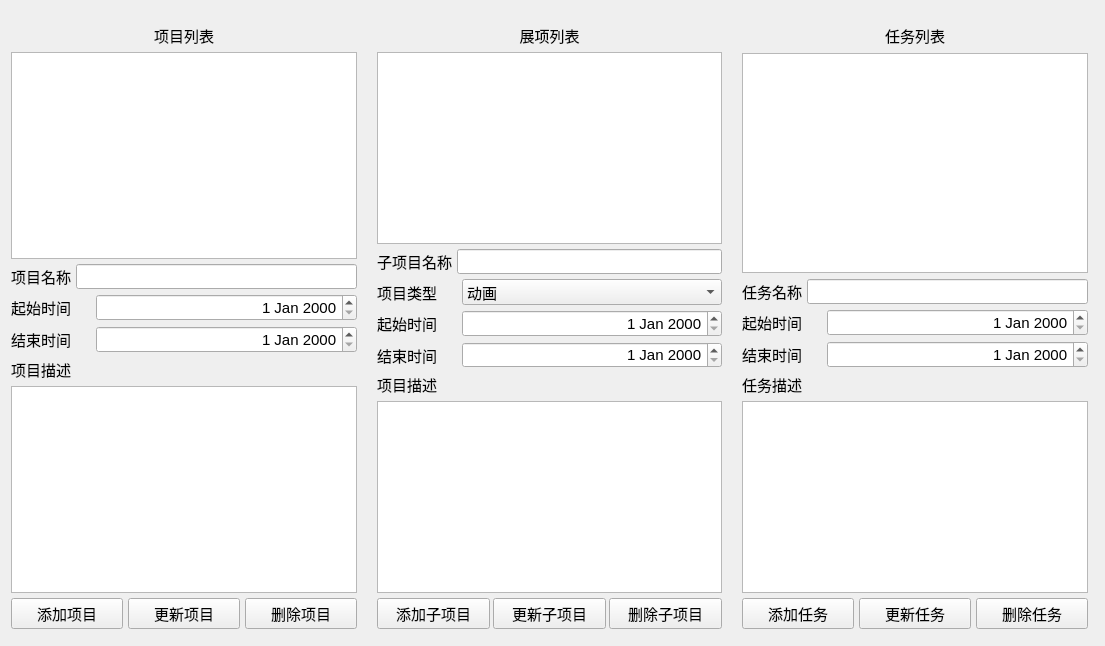
    <widget class="QWidget" name="tab1">
     <attribute name="title">
      <string>项目管理</string>
     </attribute>
     <widget class="QFrame" name="frame_2">
      <property name="geometry">
       <rect>
        <x>7</x>
        <y>12</y>
        <width>1089</width>
        <height>625</height>
       </rect>
      </property>
      <property name="font">
       <font>
        <pointsize>11</pointsize>
       </font>
      </property>
      <property name="frameShape">
       <enum>QFrame::NoFrame</enum>
      </property>
      <property name="frameShadow">
       <enum>QFrame::Sunken</enum>
      </property>
      <widget class="QWidget" name="layoutWidget">
       <property name="geometry">
        <rect>
         <x>4</x>
         <y>12</y>
         <width>1077</width>
         <height>605</height>
        </rect>
       </property>
       <layout class="QHBoxLayout" name="horizontalLayout_28">
        <property name="spacing">
         <number>20</number>
        </property>
        <item>
         <layout class="QVBoxLayout" name="verticalLayout">
          <property name="spacing">
           <number>5</number>
          </property>
          <item>
           <widget class="QLabel" name="label_3">
            <property name="font">
             <font>
              <pointsize>11</pointsize>
             </font>
            </property>
            <property name="text">
             <string>项目列表</string>
            </property>
            <property name="alignment">
             <set>Qt::AlignCenter</set>
            </property>
           </widget>
          </item>
          <item>
           <widget class="QListWidget" name="project_list">
            <property name="autoFillBackground">
             <bool>false</bool>
            </property>
            <property name="frameShape">
             <enum>QFrame::StyledPanel</enum>
            </property>
           </widget>
          </item>
          <item>
           <layout class="QHBoxLayout" name="horizontalLayout_2">
            <item>
             <widget class="QLabel" name="label_21">
              <property name="maximumSize">
               <size>
                <width>80</width>
                <height>16777215</height>
               </size>
              </property>
              <property name="font">
               <font>
                <pointsize>11</pointsize>
               </font>
              </property>
              <property name="text">
               <string>项目名称</string>
              </property>
             </widget>
            </item>
            <item>
             <widget class="QLineEdit" name="project_name">
              <property name="minimumSize">
               <size>
                <width>0</width>
                <height>25</height>
               </size>
              </property>
              <property name="maximumSize">
               <size>
                <width>16777215</width>
                <height>25</height>
               </size>
              </property>
              <property name="font">
               <font>
                <pointsize>10</pointsize>
               </font>
              </property>
             </widget>
            </item>
           </layout>
          </item>
          <item>
           <layout class="QHBoxLayout" name="horizontalLayout_20">
            <item>
             <widget class="QLabel" name="label_22">
              <property name="maximumSize">
               <size>
                <width>80</width>
                <height>16777215</height>
               </size>
              </property>
              <property name="font">
               <font>
                <pointsize>11</pointsize>
               </font>
              </property>
              <property name="text">
               <string>起始时间</string>
              </property>
             </widget>
            </item>
            <item>
             <widget class="QDateEdit" name="project_start_date">
              <property name="minimumSize">
               <size>
                <width>0</width>
                <height>25</height>
               </size>
              </property>
              <property name="alignment">
               <set>Qt::AlignRight|Qt::AlignTrailing|Qt::AlignVCenter</set>
              </property>
             </widget>
            </item>
           </layout>
          </item>
          <item>
           <layout class="QHBoxLayout" name="horizontalLayout_21">
            <item>
             <widget class="QLabel" name="label_23">
              <property name="maximumSize">
               <size>
                <width>80</width>
                <height>16777215</height>
               </size>
              </property>
              <property name="text">
               <string>结束时间</string>
              </property>
             </widget>
            </item>
            <item>
             <widget class="QDateEdit" name="project_end_date">
              <property name="minimumSize">
               <size>
                <width>0</width>
                <height>25</height>
               </size>
              </property>
              <property name="layoutDirection">
               <enum>Qt::LeftToRight</enum>
              </property>
              <property name="alignment">
               <set>Qt::AlignRight|Qt::AlignTrailing|Qt::AlignVCenter</set>
              </property>
              <property name="buttonSymbols">
               <enum>QAbstractSpinBox::UpDownArrows</enum>
              </property>
             </widget>
            </item>
           </layout>
          </item>
          <item>
           <widget class="QLabel" name="label_24">
            <property name="text">
             <string>项目描述</string>
            </property>
           </widget>
          </item>
          <item>
           <widget class="QPlainTextEdit" name="project_desc"/>
          </item>
          <item>
           <layout class="QHBoxLayout" name="horizontalLayout_19">
            <item>
             <widget class="QPushButton" name="add_project_btn">
              <property name="sizePolicy">
               <sizepolicy hsizetype="Preferred" vsizetype="Preferred">
                <horstretch>0</horstretch>
                <verstretch>0</verstretch>
               </sizepolicy>
              </property>
              <property name="minimumSize">
               <size>
                <width>0</width>
                <height>20</height>
               </size>
              </property>
              <property name="maximumSize">
               <size>
                <width>1000</width>
                <height>1000</height>
               </size>
              </property>
              <property name="font">
               <font>
                <pointsize>11</pointsize>
               </font>
              </property>
              <property name="text">
               <string>添加项目</string>
              </property>
              <property name="icon">
               <iconset>
                <normaloff>C:/Users/Administrator/.designer/backup/icons/plus2.ico</normaloff>C:/Users/Administrator/.designer/backup/icons/plus2.ico</iconset>
              </property>
              <property name="iconSize">
               <size>
                <width>30</width>
                <height>30</height>
               </size>
              </property>
             </widget>
            </item>
            <item>
             <widget class="QPushButton" name="pushButton_2">
              <property name="text">
               <string>更新项目</string>
              </property>
             </widget>
            </item>
            <item>
             <widget class="QPushButton" name="delete_project_btn">
              <property name="minimumSize">
               <size>
                <width>0</width>
                <height>20</height>
               </size>
              </property>
              <property name="maximumSize">
               <size>
                <width>1000</width>
                <height>1000</height>
               </size>
              </property>
              <property name="font">
               <font>
                <pointsize>11</pointsize>
               </font>
              </property>
              <property name="text">
               <string>删除项目</string>
              </property>
              <property name="icon">
               <iconset>
                <normaloff>C:/Users/Administrator/.designer/backup/icons/minus.ico</normaloff>C:/Users/Administrator/.designer/backup/icons/minus.ico</iconset>
              </property>
              <property name="iconSize">
               <size>
                <width>30</width>
                <height>30</height>
               </size>
              </property>
             </widget>
            </item>
           </layout>
          </item>
         </layout>
        </item>
        <item>
         <layout class="QVBoxLayout" name="verticalLayout_2">
          <property name="spacing">
           <number>5</number>
          </property>
          <item>
           <widget class="QLabel" name="label_4">
            <property name="font">
             <font>
              <pointsize>11</pointsize>
             </font>
            </property>
            <property name="text">
             <string>展项列表</string>
            </property>
            <property name="alignment">
             <set>Qt::AlignCenter</set>
            </property>
           </widget>
          </item>
          <item>
           <widget class="QListWidget" name="subproject_list"/>
          </item>
          <item>
           <layout class="QHBoxLayout" name="horizontalLayout_22">
            <item>
             <widget class="QLabel" name="label_25">
              <property name="font">
               <font>
                <pointsize>11</pointsize>
               </font>
              </property>
              <property name="text">
               <string>子项目名称</string>
              </property>
             </widget>
            </item>
            <item>
             <widget class="QLineEdit" name="subproject_name">
              <property name="minimumSize">
               <size>
                <width>0</width>
                <height>25</height>
               </size>
              </property>
              <property name="font">
               <font>
                <pointsize>10</pointsize>
               </font>
              </property>
             </widget>
            </item>
           </layout>
          </item>
          <item>
           <layout class="QHBoxLayout" name="horizontalLayout_25">
            <item>
             <widget class="QLabel" name="label_29">
              <property name="maximumSize">
               <size>
                <width>80</width>
                <height>16777215</height>
               </size>
              </property>
              <property name="text">
               <string>项目类型</string>
              </property>
             </widget>
            </item>
            <item>
             <widget class="QComboBox" name="subproject_category">
              <property name="minimumSize">
               <size>
                <width>0</width>
                <height>25</height>
               </size>
              </property>
              <property name="layoutDirection">
               <enum>Qt::LeftToRight</enum>
              </property>
              <item>
               <property name="text">
                <string>动画</string>
               </property>
              </item>
              <item>
               <property name="text">
                <string>游戏</string>
               </property>
              </item>
             </widget>
            </item>
           </layout>
          </item>
          <item>
           <layout class="QHBoxLayout" name="horizontalLayout_23">
            <item>
             <widget class="QLabel" name="label_26">
              <property name="maximumSize">
               <size>
                <width>80</width>
                <height>16777215</height>
               </size>
              </property>
              <property name="text">
               <string>起始时间</string>
              </property>
             </widget>
            </item>
            <item>
             <widget class="QDateEdit" name="subproject_start_date">
              <property name="minimumSize">
               <size>
                <width>0</width>
                <height>25</height>
               </size>
              </property>
              <property name="layoutDirection">
               <enum>Qt::LeftToRight</enum>
              </property>
              <property name="alignment">
               <set>Qt::AlignRight|Qt::AlignTrailing|Qt::AlignVCenter</set>
              </property>
              <property name="buttonSymbols">
               <enum>QAbstractSpinBox::UpDownArrows</enum>
              </property>
             </widget>
            </item>
           </layout>
          </item>
          <item>
           <layout class="QHBoxLayout" name="horizontalLayout_24">
            <item>
             <widget class="QLabel" name="label_27">
              <property name="maximumSize">
               <size>
                <width>80</width>
                <height>16777215</height>
               </size>
              </property>
              <property name="text">
               <string>结束时间</string>
              </property>
             </widget>
            </item>
            <item>
             <widget class="QDateEdit" name="subproject_end_date">
              <property name="minimumSize">
               <size>
                <width>0</width>
                <height>25</height>
               </size>
              </property>
              <property name="layoutDirection">
               <enum>Qt::LeftToRight</enum>
              </property>
              <property name="alignment">
               <set>Qt::AlignRight|Qt::AlignTrailing|Qt::AlignVCenter</set>
              </property>
              <property name="buttonSymbols">
               <enum>QAbstractSpinBox::UpDownArrows</enum>
              </property>
             </widget>
            </item>
           </layout>
          </item>
          <item>
           <widget class="QLabel" name="label_28">
            <property name="text">
             <string>项目描述</string>
            </property>
           </widget>
          </item>
          <item>
           <widget class="QPlainTextEdit" name="subproject_desc"/>
          </item>
          <item>
           <layout class="QHBoxLayout" name="horizontalLayout_6">
            <property name="spacing">
             <number>3</number>
            </property>
            <item>
             <widget class="QPushButton" name="add_subproject_btn">
              <property name="sizePolicy">
               <sizepolicy hsizetype="Preferred" vsizetype="Preferred">
                <horstretch>0</horstretch>
                <verstretch>0</verstretch>
               </sizepolicy>
              </property>
              <property name="minimumSize">
               <size>
                <width>0</width>
                <height>20</height>
               </size>
              </property>
              <property name="maximumSize">
               <size>
                <width>1000</width>
                <height>1000</height>
               </size>
              </property>
              <property name="font">
               <font>
                <pointsize>11</pointsize>
               </font>
              </property>
              <property name="text">
               <string>添加子项目</string>
              </property>
              <property name="icon">
               <iconset>
                <normaloff>C:/Users/Administrator/.designer/backup/icons/plus2.ico</normaloff>C:/Users/Administrator/.designer/backup/icons/plus2.ico</iconset>
              </property>
              <property name="iconSize">
               <size>
                <width>30</width>
                <height>30</height>
               </size>
              </property>
             </widget>
            </item>
            <item>
             <widget class="QPushButton" name="pushButton">
              <property name="minimumSize">
               <size>
                <width>0</width>
                <height>20</height>
               </size>
              </property>
              <property name="text">
               <string>更新子项目</string>
              </property>
             </widget>
            </item>
            <item>
             <widget class="QPushButton" name="delete_subproject_btn">
              <property name="minimumSize">
               <size>
                <width>0</width>
                <height>20</height>
               </size>
              </property>
              <property name="maximumSize">
               <size>
                <width>1000</width>
                <height>1000</height>
               </size>
              </property>
              <property name="font">
               <font>
                <pointsize>11</pointsize>
               </font>
              </property>
              <property name="text">
               <string>删除子项目</string>
              </property>
              <property name="icon">
               <iconset>
                <normaloff>C:/Users/Administrator/.designer/backup/icons/minus.ico</normaloff>C:/Users/Administrator/.designer/backup/icons/minus.ico</iconset>
              </property>
              <property name="iconSize">
               <size>
                <width>30</width>
                <height>30</height>
               </size>
              </property>
             </widget>
            </item>
           </layout>
          </item>
         </layout>
        </item>
        <item>
         <layout class="QVBoxLayout" name="verticalLayout_13">
          <property name="spacing">
           <number>6</number>
          </property>
          <item>
           <layout class="QVBoxLayout" name="verticalLayout_11">
            <item>
             <widget class="QLabel" name="label_8">
              <property name="font">
               <font>
                <pointsize>11</pointsize>
               </font>
              </property>
              <property name="text">
               <string>任务列表</string>
              </property>
              <property name="alignment">
               <set>Qt::AlignCenter</set>
              </property>
             </widget>
            </item>
            <item>
             <widget class="QListWidget" name="task_list"/>
            </item>
           </layout>
          </item>
          <item>
           <layout class="QVBoxLayout" name="verticalLayout_12">
            <property name="spacing">
             <number>5</number>
            </property>
            <item>
             <layout class="QHBoxLayout" name="horizontalLayout_3">
              <item>
               <widget class="QLabel" name="label_19">
                <property name="font">
                 <font>
                  <pointsize>11</pointsize>
                 </font>
                </property>
                <property name="text">
                 <string>任务名称</string>
                </property>
               </widget>
              </item>
              <item>
               <widget class="QLineEdit" name="task_name">
                <property name="minimumSize">
                 <size>
                  <width>0</width>
                  <height>25</height>
                 </size>
                </property>
                <property name="font">
                 <font>
                  <pointsize>10</pointsize>
                 </font>
                </property>
               </widget>
              </item>
             </layout>
            </item>
            <item>
             <layout class="QHBoxLayout" name="horizontalLayout_26">
              <item>
               <widget class="QLabel" name="label_30">
                <property name="maximumSize">
                 <size>
                  <width>80</width>
                  <height>16777215</height>
                 </size>
                </property>
                <property name="text">
                 <string>起始时间</string>
                </property>
               </widget>
              </item>
              <item>
               <widget class="QDateEdit" name="task_start_date">
                <property name="minimumSize">
                 <size>
                  <width>0</width>
                  <height>25</height>
                 </size>
                </property>
                <property name="layoutDirection">
                 <enum>Qt::LeftToRight</enum>
                </property>
                <property name="alignment">
                 <set>Qt::AlignRight|Qt::AlignTrailing|Qt::AlignVCenter</set>
                </property>
                <property name="buttonSymbols">
                 <enum>QAbstractSpinBox::UpDownArrows</enum>
                </property>
               </widget>
              </item>
             </layout>
            </item>
            <item>
             <layout class="QHBoxLayout" name="horizontalLayout_27">
              <item>
               <widget class="QLabel" name="label_31">
                <property name="maximumSize">
                 <size>
                  <width>80</width>
                  <height>16777215</height>
                 </size>
                </property>
                <property name="text">
                 <string>结束时间</string>
                </property>
               </widget>
              </item>
              <item>
               <widget class="QDateEdit" name="task_end_date">
                <property name="minimumSize">
                 <size>
                  <width>0</width>
                  <height>25</height>
                 </size>
                </property>
                <property name="layoutDirection">
                 <enum>Qt::LeftToRight</enum>
                </property>
                <property name="alignment">
                 <set>Qt::AlignRight|Qt::AlignTrailing|Qt::AlignVCenter</set>
                </property>
                <property name="buttonSymbols">
                 <enum>QAbstractSpinBox::UpDownArrows</enum>
                </property>
               </widget>
              </item>
             </layout>
            </item>
            <item>
             <layout class="QVBoxLayout" name="verticalLayout_4">
              <item>
               <widget class="QLabel" name="label_20">
                <property name="font">
                 <font>
                  <pointsize>11</pointsize>
                 </font>
                </property>
                <property name="text">
                 <string>任务描述</string>
                </property>
               </widget>
              </item>
              <item>
               <widget class="QTextEdit" name="task_description"/>
              </item>
             </layout>
            </item>
            <item>
             <layout class="QHBoxLayout" name="horizontalLayout_9">
              <item>
               <widget class="QPushButton" name="add_task_btn">
                <property name="sizePolicy">
                 <sizepolicy hsizetype="Preferred" vsizetype="Preferred">
                  <horstretch>0</horstretch>
                  <verstretch>0</verstretch>
                 </sizepolicy>
                </property>
                <property name="minimumSize">
                 <size>
                  <width>0</width>
                  <height>20</height>
                 </size>
                </property>
                <property name="font">
                 <font>
                  <pointsize>11</pointsize>
                 </font>
                </property>
                <property name="text">
                 <string>添加任务</string>
                </property>
               </widget>
              </item>
              <item>
               <widget class="QPushButton" name="update_task_btn">
                <property name="sizePolicy">
                 <sizepolicy hsizetype="Preferred" vsizetype="Preferred">
                  <horstretch>0</horstretch>
                  <verstretch>0</verstretch>
                 </sizepolicy>
                </property>
                <property name="minimumSize">
                 <size>
                  <width>0</width>
                  <height>20</height>
                 </size>
                </property>
                <property name="font">
                 <font>
                  <pointsize>11</pointsize>
                 </font>
                </property>
                <property name="text">
                 <string>更新任务</string>
                </property>
               </widget>
              </item>
              <item>
               <widget class="QPushButton" name="delete_task_btn">
                <property name="sizePolicy">
                 <sizepolicy hsizetype="Preferred" vsizetype="Preferred">
                  <horstretch>0</horstretch>
                  <verstretch>0</verstretch>
                 </sizepolicy>
                </property>
                <property name="minimumSize">
                 <size>
                  <width>0</width>
                  <height>20</height>
                 </size>
                </property>
                <property name="font">
                 <font>
                  <pointsize>11</pointsize>
                 </font>
                </property>
                <property name="text">
                 <string>删除任务</string>
                </property>
               </widget>
              </item>
             </layout>
            </item>
           </layout>
          </item>
         </layout>
        </item>
       </layout>
      </widget>
     </widget>
    </widget>
